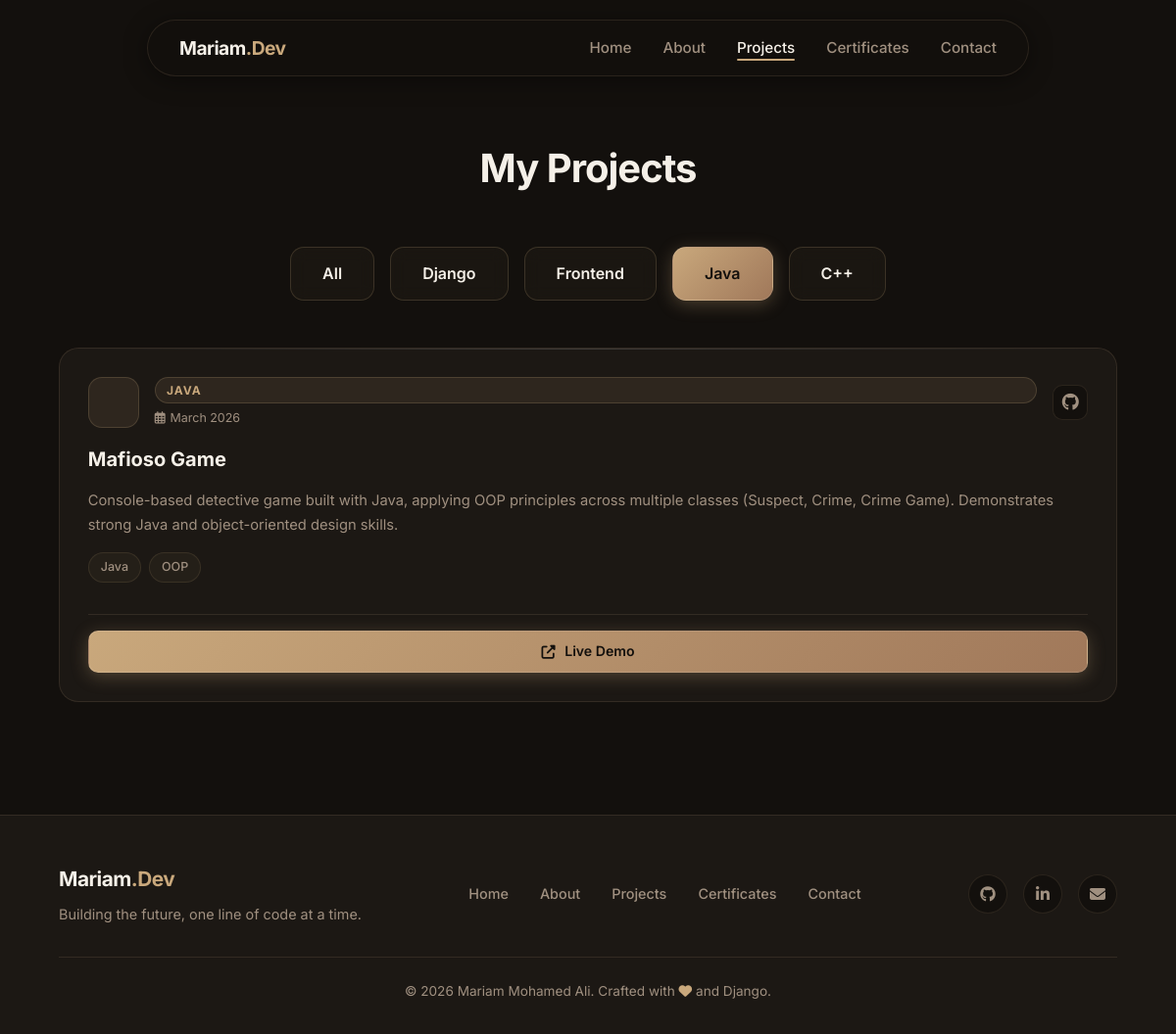
/projects/?category=java, run on the app's committed database.
### core/models.py (models this page shows, shortened)
class Project(models.Model):
    CATEGORY_CHOICES = [
        ('django', 'Django'),
        ('frontend', 'Frontend'),
        ('java', 'Java'),
        ('cpp', 'C++'),
        ('other', 'Other'),
    ]
    title = models.CharField(max_length=200)
    description = models.TextField()
    short_desc = models.CharField(max_length=300, blank=True)
    category = models.CharField(max_length=20, choices=CATEGORY_CHOICES, default='other')
    tech_stack = models.CharField(max_length=500, help_text='Comma-separated: Django, Python, MySQL')
    github_url = models.URLField(blank=True, null=True)
    live_url = models.URLField(blank=True, null=True)
    image = models.ImageField(upload_to='projects/', blank=True, null=True)
    start_date = models.CharField(max_length=50, blank=True)
    end_date = models.CharField(max_length=50, blank=True)
    featured = models.BooleanField(default=False)
    order = models.IntegerField(default=0)
    class Meta:
        ordering = ['order', '-id']
    def get_tech_list(self):
        return [t.strip() for t in self.tech_stack.split(',') if t.strip()]

### core/views.py (the view)
# urls.py: path('projects/', views.projects, name='projects'),
def projects(request):
    category = request.GET.get('category', 'all')
    all_projects = Project.objects.all()
    if category != 'all':
        all_projects = all_projects.filter(category=category)
    return render(request, 'core/projects.html', {
        'projects': all_projects,
        'active_category': category,
    })

### templates/core/projects.html (shortened to what this page needs)
{% extends 'base.html' %}
{% load static %}
{% block content %}
<div class="page-container">
    <h1 class="section-title" data-aos="fade-down">My Projects</h1>
    <div style="display: flex; justify-content: center; gap: 1rem; margin-bottom: 3rem; flex-wrap: wrap;"
        data-aos="fade-up">
        <a href="?category=all"
            class="btn {% if active_category == 'all' %}btn-primary{% else %}btn-outline{% endif %}">All</a>
        <a href="?category=django"
            class="btn {% if active_category == 'django' %}btn-primary{% else %}btn-outline{% endif %}">Django</a>
        <a href="?category=frontend"
            class="btn {% if active_category == 'frontend' %}btn-primary{% else %}btn-outline{% endif %}">Frontend</a>
        <a href="?category=java"
            class="btn {% if active_category == 'java' %}btn-primary{% else %}btn-outline{% endif %}">Java</a>
        <a href="?category=cpp"
            class="btn {% if active_category == 'cpp' %}btn-primary{% else %}btn-outline{% endif %}">C++</a>
    </div>
    <div class="projects-grid">
        {% for project in projects %}
        <div class="glass-panel project-card" data-aos="zoom-in" data-aos-delay="{{ forloop.counter|add:'1' }}00">
            <div class="project-card-header">
                <div class="project-card-icon">
                </div>
                <div style="display: flex; flex-direction: column; gap: 0.3rem; flex: 1;">
                    <span class="project-cat-pill">{{ project.get_category_display }}</span>
                    {% if project.start_date %}
                    <span style="font-size: 0.78rem; color: var(--text-muted);">
                        <i class="far fa-calendar-alt" style="margin-right: 0.3rem;"></i>{{ project.start_date }}
                    </span>
                    {% endif %}
                </div>
                {% if project.github_url %}
                <a href="{{ project.github_url }}" target="_blank" class="project-gh-link" title="View on GitHub">
                    <i class="fab fa-github"></i>
                </a>
                {% endif %}
            </div>
            <h3 class="project-card-title">{{ project.title }}</h3>
            <p class="project-card-desc">{{ project.description }}</p>
            <div class="tech-stack">
                {% for tech in project.get_tech_list %}
                <span class="tech-badge">{{ tech }}</span>
                {% endfor %}
            </div>
            {% if project.live_url %}
            <div style="margin-top: 1rem; padding-top: 1rem; border-top: 1px solid var(--border-color);">
                <a href="{{ project.live_url }}" target="_blank" class="btn btn-primary"
                    style="padding: 0.6rem 1.2rem; font-size: 0.88rem; border-radius: 10px; width: 100%;">
                    <i class="fas fa-external-link-alt"></i> Live Demo
                </a>
            </div>
            {% endif %}
        </div>
        {% empty %}
        <p style="text-align: center; grid-column: 1/-1; color: var(--text-muted);">No projects found in this category.
        </p>
        {% endfor %}
    </div>
</div>
{% endblock %}

### static/css/style.css (style rules this page uses)
:root { --bg-main: #13100d; --bg-card: #1c1814; --bg-card-hover: #26211b; --border-color: rgba(210, 180, 140, 0.12); --border-hover: rgba(210, 180, 140, 0.35); --text-main: #f5f0e8; --text-muted: #a09080; --primary: #c9a87c; --primary-hover: #b8936a; --primary-gradient: linear-gradient(135deg, #c9a87c 0%, #a0785a 100%); --primary-invert: #13100d; --secondary: #d4b896; --accent-glow: rgba(201, 168, 124, 0.08); --transition: all 0.3s ease; }
* { margin: 0; padding: 0; box-sizing: border-box; }
html { scroll-behavior: smooth; }
body { font-family: 'Inter', -apple-system, BlinkMacSystemFont, "Segoe UI", Roboto, sans-serif; background-color: var(--bg-main); color: var(--text-main); line-height: 1.6; overflow-x: hidden; -webkit-font-smoothing: antialiased; }
a { text-decoration: none; color: inherit; }
.btn { display: inline-flex; align-items: center; justify-content: center; gap: 0.6rem; padding: 0.85rem 2rem; border-radius: 14px; font-size: 1rem; font-weight: 600; transition: all 0.3s cubic-bezier(0.4, 0, 0.2, 1); cursor: pointer; border: 1px solid transparent; }
.btn-primary { background: var(--primary-gradient); color: var(--primary-invert); box-shadow: 0 4px 18px rgba(201, 168, 124, 0.3); border: 1px solid rgba(255, 255, 255, 0.1); }
.btn-outline { background: rgba(201, 168, 124, 0.04); color: var(--text-main); border: 1px solid rgba(201, 168, 124, 0.2); backdrop-filter: blur(8px); }
.page-container { padding: 140px 5% 80px; max-width: 1200px; margin: 0 auto; min-height: 100vh; }
.section-title { font-size: 2.5rem; margin-bottom: 3rem; color: var(--text-main); font-weight: 700; letter-spacing: -1px; text-align: center; }
.glass-panel { background: var(--bg-card); border: 1px solid var(--border-color); border-radius: 20px; backdrop-filter: blur(16px); -webkit-backdrop-filter: blur(16px); transition: var(--transition); position: relative; overflow: hidden; }
.glass-panel::before { content: ''; position: absolute; top: 0; left: 0; right: 0; height: 1px; background: linear-gradient(90deg, transparent, rgba(255, 255, 255, 0.15), transparent); }
.projects-grid { display: grid; grid-template-columns: repeat(auto-fit, minmax(320px, 1fr)); gap: 2rem; }
.project-card { padding: 1.8rem; display: flex; flex-direction: column; gap: 1rem; border-radius: 20px; }
.project-card-header { display: flex; align-items: center; gap: 1rem; margin-bottom: 0.2rem; }
.project-card-icon { width: 52px; height: 52px; border-radius: 14px; background: rgba(201, 168, 124, 0.1); border: 1px solid rgba(201, 168, 124, 0.2); display: flex; align-items: center; justify-content: center; color: var(--primary); font-size: 1.5rem; flex-shrink: 0; transition: var(--transition); }
.project-cat-pill { font-size: 0.75rem; font-weight: 700; text-transform: uppercase; letter-spacing: 1px; color: var(--primary); background: rgba(201, 168, 124, 0.1); padding: 0.2rem 0.7rem; border-radius: 20px; border: 1px solid rgba(201, 168, 124, 0.2); display: inline-block; }
.project-gh-link { width: 36px; height: 36px; border-radius: 10px; border: 1px solid var(--border-color); background: var(--bg-main); display: flex; align-items: center; justify-content: center; color: var(--text-muted); font-size: 1.1rem; transition: var(--transition); flex-shrink: 0; margin-left: auto; }
.project-card-title { color: var(--text-main); font-size: 1.25rem; font-weight: 700; line-height: 1.35; margin: 0; }
.project-card-desc { color: var(--text-muted); flex-grow: 1; font-size: 0.92rem; line-height: 1.65; display: -webkit-box; -webkit-line-clamp: 3; -webkit-box-orient: vertical; overflow: hidden; margin: 0; }
.tech-stack { display: flex; flex-wrap: wrap; gap: 0.5rem; }
.tech-badge { background: rgba(201, 168, 124, 0.05); color: var(--text-muted); padding: 0.28rem 0.75rem; border-radius: 20px; font-size: 0.78rem; font-weight: 500; border: 1px solid rgba(201, 168, 124, 0.12); transition: var(--transition); }

### data on the page
Project: category "JAVA", start_date "March 2026", title "Mafioso Game", description "Console-based detective game built with Java, applying OOP principles across multiple classes (Suspect, Crime, Crime Game). Demonstrates strong Java and object-oriented design skills.", get_tech_list "Java" "OOP"
